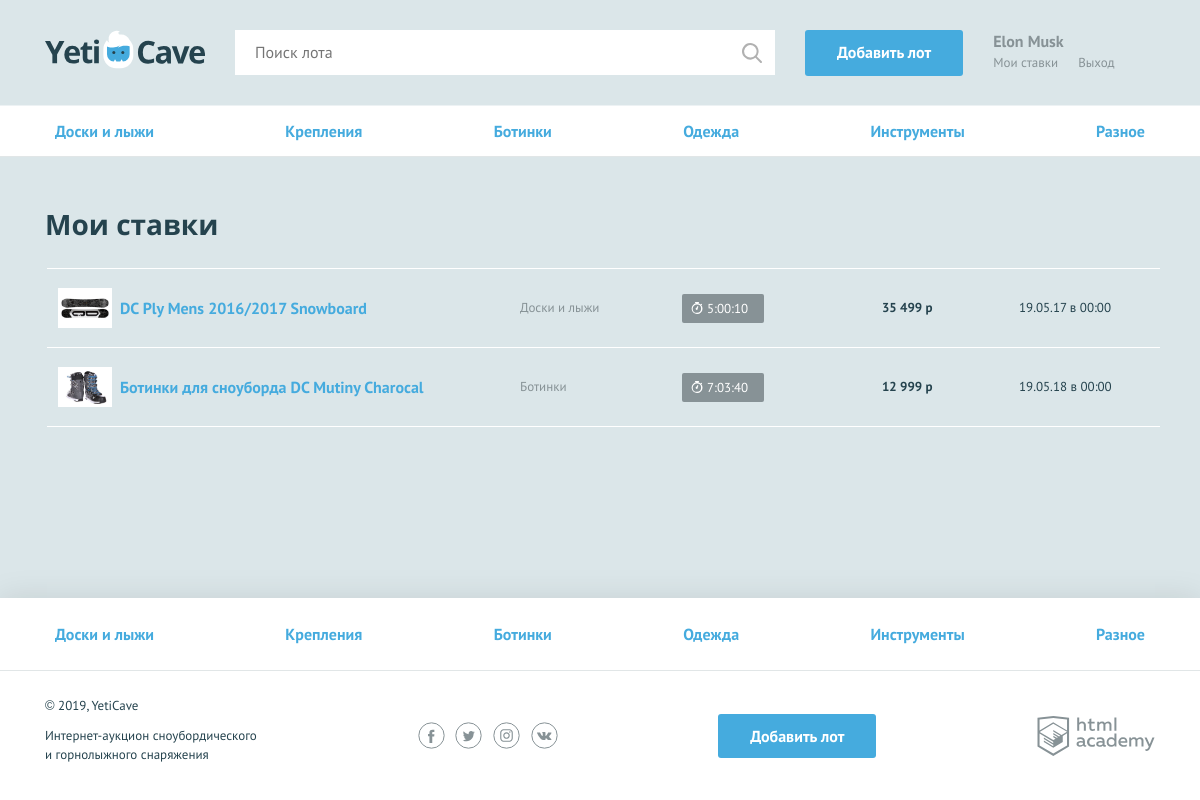
Screenshot of /my-bets.php (signed in) with the database file from the repository.
### tables this page shows
CREATE TABLE categories (
  id INT UNSIGNED NOT NULL AUTO_INCREMENT PRIMARY KEY,
  symbol CHAR(64) NOT NULL UNIQUE,
  name CHAR(64) NOT NULL 
);

CREATE TABLE bets (
  id INT UNSIGNED NOT NULL AUTO_INCREMENT PRIMARY KEY,
  item_id INT UNSIGNED NOT NULL,
  user_id INT UNSIGNED NOT NULL,
  winner_id INT UNSIGNED,
  bet_price INT UNSIGNED NOT NULL,
  ts_betted TIMESTAMP DEFAULT CURRENT_TIMESTAMP
);

CREATE TABLE items (
  id INT UNSIGNED NOT NULL AUTO_INCREMENT PRIMARY KEY,
  user_id INT UNSIGNED NOT NULL,
  category_id CHAR(64) NOT NULL,
  name CHAR(255) NOT NULL,
  description TEXT(1024) NOT NULL,
  img_url CHAR(255) NOT NULL,
  price INT NOT NULL,
  step INT UNSIGNED NOT NULL,
  ts_add TIMESTAMP DEFAULT CURRENT_TIMESTAMP,
  ts_end TIMESTAMP NOT NULL
);

### inc/functions.php (called while the page is built, shortened)
<?php
function include_template($name, array $data = [])
{
    $name = 'templates/' . $name;
    extract($data);
    include $name;
    $result = ob_get_clean();
    return $result;
}
function makePriceFormat($price)
{
    $priceFormat = ceil($price);
    if ($priceFormat >= 1000) {
        $priceFormat = number_format($price, $decimals = 0, ".", " ");
    }
    return $priceFormat;
}
function makeTimer($date)
{
    $TS_diff = strtotime($date) - time();
    $timer = '00:00';
    $timer_style = '';
    $days = floor($TS_diff / 86400);
    $hours = floor(($TS_diff % 86400) / 3600);
    $minutes = floor(($TS_diff % 3600) / 60);
    if ($hours < 10) {
        $hours = '0' . $hours;
    }
    if ($TS_diff > 86400 * 99) {
        $timer =  '99:00:00';
    }
    elseif ($TS_diff > 86400) {
        $timer =  $days . ':' . $hours . ':' . $minutes;
    }
    elseif ($TS_diff > 0) {
        $timer =  $hours . ':' . $minutes;
    }
    return ['DDHHMM' => $timer, 'style' => $timer_style];
}
function showBetTime($date)
{
    $TS_diff = time()- strtotime($date);
    $hour = floor($TS_diff / 3600);
    $minute = floor(($TS_diff % 3600) / 60);
    if ($hour > 24) {
        $bet_time = date('y.m.d \в H:i', strtotime($date));
    }
    elseif ($hour >= 1) {
        $bet_time = $hour . ' ' . getEndingWord($hour, 'час') . ' назад';
    }
    elseif ($TS_diff < 120) {
        $bet_time = 'минуту назад';
    }
    else {
        $bet_time = $minute . ' ' . getEndingWord($minute, 'минута') . ' назад';
    }
    return $bet_time;
}

### inc/queries.php (called while the page is built, shortened)
<?php
function getCategories($conn)
{
    $sql = 'SELECT * FROM categories';
    $result = mysqli_query($conn, $sql);
    return mysqli_fetch_all($result, MYSQLI_ASSOC);
}
function getBetsByUserID($conn, $user_id)
{
    $sql = "SELECT bets.*, items.name AS item_name, items.img_url, ts_end, categories.name AS category, users.contacts FROM bets
        JOIN items ON bets.item_id = items.id
        JOIN categories ON items.category_id = categories.id
        JOIN users ON items.user_id = users.id
        WHERE bets.user_id = '$user_id'
    ";
    $result = mysqli_query($conn, $sql);
    $bets = [];
    if (mysqli_num_rows($result)) {
        $bets = mysqli_fetch_all($result, MYSQLI_ASSOC);
    }
    return $bets;
}

### inc/general.php (called while the page is built, shortened)
<?php
$conn = getConn();
$categories = getCategories($conn);

### templates/my-bets.php (the view, shortened to what this page needs)
<nav class="nav">
  <ul class="nav__list container">
    <?php foreach ($categories as $category) : ?>
      <li class="nav__item">
        <a href="/all-lots.php?category_id=<?= $category['id']; ?>"><?= htmlspecialchars($category['name']); ?></a>
      </li>
    <?php endforeach; ?>
  </ul>
</nav>
<section class="rates container">
  <h2>Мои ставки</h2>
  <table class="rates__list">
    <?php foreach ($bets as $bet) :
        $timer = makeTimer(htmlspecialchars($bet['ts_end']));
        $timer_style = $timer['style'];
        $timer = $timer['DDHHMM'];
        $class_bet = '';
        ?>
    <tr class="rates__item <?= $class_bet; ?>">
      <td class="rates__info">
        <div class="rates__img">
          <img src="<?= $bet['img_url']; ?>" width="54" height="40" alt="<?= $bet['item_name']; ?>">
        </div>
        <div>
        <h3 class="rates__title"><a href="/lot.php?item_id=<?= $bet['item_id']; ?>"><?= $bet['item_name']; ?></a></h3>
        </div>
      </td>
      <td class="rates__category">
        <?= $bet['category']; ?>
      </td>
      <td class="rates__timer">
        <div class="timer <?= $timer_style; ?>"><?= $timer; ?></div>
      </td>
      <td class="rates__price">
        <?= makePriceFormat(htmlspecialchars($bet['bet_price'])); ?> р
      </td>
      <td class="rates__time">
        <?= showBetTime($bet['ts_betted']); ?>
      </td>
    </tr>
    <?php endforeach; ?>
  </table>
</section>

### templates/layout.php (shortened to what this page needs)
<!DOCTYPE html>
<html lang="ru">
<head>
    <link href="../css/normalize.min.css" rel="stylesheet">
    <link href="../css/style.css" rel="stylesheet">
    <link href="../css/flatpickr.min.css" rel="stylesheet">
</head>
<body>
<div class="page-wrapper">
<header class="main-header">
    <div class="main-header__container container">
        <a class="main-header__logo" href="/">
            <img src="../img/logo.svg" width="160" height="39" alt="Логотип компании YetiCave">
        </a>
        <form class="main-header__search" method="get" action="/search.php" autocomplete="off">
            <input type="search" name="search" placeholder="Поиск лота">
            <input class="main-header__search-btn" type="submit" name="find" value="Найти">
        </form>
        <a class="main-header__add-lot button" href="/add.php">Добавить лот</a>
        <nav class="user-menu">
            <?php if (isset($_SESSION['user'])) : ?>
            <div class="user-menu__logged">
                <p><?= htmlspecialchars($_SESSION['user']['name']); ?></p>
                <a class="user-menu__bets" href="/my-bets.php">Мои ставки</a>
                <a class="user-menu__logout" href="/logout.php">Выход</a>
            </div>
            <?php endif; ?>
        </nav>
    </div>
</header>
<main class="<?= $page_style_main ?? ''; ?>">
    <?= $content; ?>
</main>
</div>
<footer class="main-footer">
    <nav class="nav">
        <ul class="nav__list container">
        <?php foreach ($categories as $category) : ?>
          <li class="nav__item">
            <a href="/all-lots.php?category_id=<?= $category['id']; ?>"><?= htmlspecialchars($category['name']); ?></a>
          </li>
        <?php endforeach; ?>
        </ul>
    </nav>
    <div class="main-footer__bottom container">
        <div class="main-footer__copyright">
            <p>© 2019, YetiCave</p>
            <p>Интернет-аукцион сноубордического и горнолыжного снаряжения</p>
        </div>
        <div class="main-footer__social social">
            <a class="social__link social__link--facebook" href="#">
            </a>
            <a class="social__link social__link--twitter" href="#">
            </a>
            <a class="social__link social__link--instagram" href="#">
            </a>
            <a class="social__link social__link--vkontakte" href="#">
            </a>
        </div>
        <a class="main-footer__add-lot button" href="/add.php">Добавить лот</a>
        <div class="main-footer__developed-by">
            <a class="logo-academy" href="https://htmlacademy.ru/intensive/php">
            </a>
        </div>
    </div>
</footer>
</body>
</html>

### rows the page displays
categories: name "Доски и лыжи"
categories: name "Крепления"
categories: name "Ботинки"
categories: name "Одежда"
categories: name "Инструменты"
categories: name "Разное"
bets: item.img_url (picture), item.name "DC Ply Mens 2016/2017 Snowboard", categories.name "Доски и лыжи", item.ts_end "5:00:10", bet_price "35 499", ts_betted "19.05.17 в 00:00"
bets: item.img_url (picture), item.name "Ботинки для сноуборда DC Mutiny Charocal", categories.name "Ботинки", item.ts_end "7:03:40", bet_price "12 999", ts_betted "19.05.18 в 00:00"

### other values shown
$_SESSION['user']['name'] "Elon Musk"
